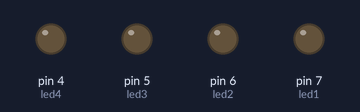
Simulated run of this sketch. Board: Arduino Uno, built with avr-gcc and run on an emulated ATmega328P. On the bench: output pins drawn as LEDs (lit = HIGH).

Above: at 0.1 s.
At 7.6 s:
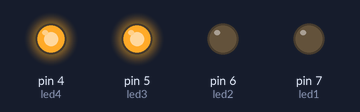
At 12.6 s:
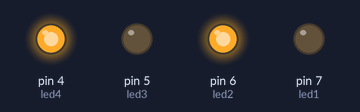
At 17.6 s:
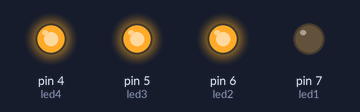
At 27.6 s:
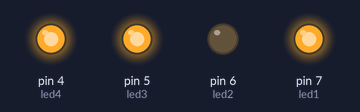
At 37.6 s:
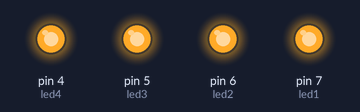
Timing chart, 0 to 39.1 s (numbered marks = the images above):
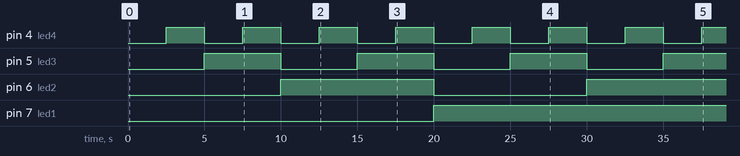

Measured:
- by itself, pin 4 (led4): alternates HIGH for 2.5 s and LOW for 2.5 s
- by itself, pin 5 (led3): alternates HIGH for 5.0 s and LOW for 5.0 s
- by itself, pin 6 (led2): LOW → HIGH at 10.0 s, → LOW 10.0 s later, → HIGH 10.0 s later
- by itself, pin 7 (led1): LOW → HIGH at 20.0 s

The sketch:

method3.ino
```cpp
int led1 = 7;
int led2 = 6;
int led3 = 5;
int led4 = 4;
void setup()
{
  pinMode(led1, OUTPUT);
  pinMode(led2, OUTPUT);
  pinMode(led3, OUTPUT);
  pinMode(led4, OUTPUT);
}


void loop()
{
  for(int i=0;i<2;i++)
  {
    for(int j=0;j<2;j++)
    {
      for(int k=0;k<2;k++)
      {
        for(int l=0;l<2;l++)
        {
          if(i==1)
          {
            digitalWrite(led1,HIGH);
          }
          if(j==1)
          {
            digitalWrite(led2,HIGH);
          }
          if(k==1)
          {
            digitalWrite(led3,HIGH);
          }
          if(l==1)
          {
            digitalWrite(led4,HIGH);
          }

          delay(2500);
          digitalWrite(led1,LOW);
          digitalWrite(led2,LOW);
          digitalWrite(led3,LOW);
          digitalWrite(led4,LOW);

        }
      }
  }

  }
}
```
